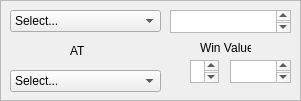
   <widget class="QFrame" name="Match1frame_12">
    <property name="geometry">
     <rect>
      <x>650</x>
      <y>330</y>
      <width>301</width>
      <height>101</height>
     </rect>
    </property>
    <property name="frameShape">
     <enum>QFrame::StyledPanel</enum>
    </property>
    <property name="frameShadow">
     <enum>QFrame::Raised</enum>
    </property>
    <widget class="QComboBox" name="M10topcomboBox">
     <property name="geometry">
      <rect>
       <x>10</x>
       <y>10</y>
       <width>151</width>
       <height>22</height>
      </rect>
     </property>
     <item>
      <property name="text">
       <string>Select...</string>
      </property>
     </item>
     <item>
      <property name="text">
       <string>Arizona Cardinals</string>
      </property>
     </item>
     <item>
      <property name="text">
       <string>Atlanta Falcons</string>
      </property>
     </item>
     <item>
      <property name="text">
       <string>Baltimore Ravens</string>
      </property>
     </item>
     <item>
      <property name="text">
       <string>Buffalo Bills </string>
      </property>
     </item>
     <item>
      <property name="text">
       <string>Carolina Panthers</string>
      </property>
     </item>
     <item>
      <property name="text">
       <string>Chicago Bears</string>
      </property>
     </item>
     <item>
      <property name="text">
       <string>Cincinnati Bengals</string>
      </property>
     </item>
     <item>
      <property name="text">
       <string>Cleveland Browns</string>
      </property>
     </item>
     <item>
      <property name="text">
       <string>Dallas Cowboys</string>
      </property>
     </item>
     <item>
      <property name="text">
       <string>Denver Broncos</string>
      </property>
     </item>
     <item>
      <property name="text">
       <string>Detroit Lions </string>
      </property>
     </item>
     <item>
      <property name="text">
       <string>Green Bay Packers </string>
      </property>
     </item>
     <item>
      <property name="text">
       <string>Houston Texans </string>
      </property>
     </item>
     <item>
      <property name="text">
       <string>Indianapolis Colts</string>
      </property>
     </item>
     <item>
      <property name="text">
       <string>Jacksonville Jaguars </string>
      </property>
     </item>
     <item>
      <property name="text">
       <string>Kansas City Chiefs </string>
      </property>
     </item>
     <item>
      <property name="text">
       <string>Miami Dolphins</string>
      </property>
     </item>
     <item>
      <property name="text">
       <string>Minnesota Vikings</string>
      </property>
     </item>
     <item>
      <property name="text">
       <string>New England Patriots</string>
      </property>
     </item>
     <item>
      <property name="text">
       <string>New Orleans Saints </string>
      </property>
     </item>
     <item>
      <property name="text">
       <string>New York Giants</string>
      </property>
     </item>
     <item>
      <property name="text">
       <string>New York Jets</string>
      </property>
     </item>
     <item>
      <property name="text">
       <string>Oakland Raiders</string>
      </property>
     </item>
     <item>
      <property name="text">
       <string>Philadelphia Eagles</string>
      </property>
     </item>
     <item>
      <property name="text">
       <string>Pittsburgh Steelers</string>
      </property>
     </item>
     <item>
      <property name="text">
       <string>Saint Louis Rams</string>
      </property>
     </item>
     <item>
      <property name="text">
       <string>San Diego Chargers </string>
      </property>
     </item>
     <item>
      <property name="text">
       <string>San Francisco 49ers </string>
      </property>
     </item>
     <item>
      <property name="text">
       <string>Seattle Seahawks </string>
      </property>
     </item>
     <item>
      <property name="text">
       <string>Tampa Bay Buccaneers </string>
      </property>
     </item>
     <item>
      <property name="text">
       <string>Tennessee Titans </string>
      </property>
     </item>
     <item>
      <property name="text">
       <string>Washington Redskins </string>
      </property>
     </item>
    </widget>
    <widget class="QLabel" name="VStext10">
     <property name="geometry">
      <rect>
       <x>70</x>
       <y>40</y>
       <width>21</width>
       <height>21</height>
      </rect>
     </property>
     <property name="text">
      <string>AT</string>
     </property>
    </widget>
    <widget class="QTextBrowser" name="M10teamoutput">
     <property name="geometry">
      <rect>
       <x>170</x>
       <y>10</y>
       <width>121</width>
       <height>23</height>
      </rect>
     </property>
    </widget>
    <widget class="QComboBox" name="M10botcomboBox">
     <property name="geometry">
      <rect>
       <x>10</x>
       <y>70</y>
       <width>151</width>
       <height>22</height>
      </rect>
     </property>
     <item>
      <property name="text">
       <string>Select...</string>
      </property>
     </item>
     <item>
      <property name="text">
       <string>Arizona Cardinals</string>
      </property>
     </item>
     <item>
      <property name="text">
       <string>Atlanta Falcons</string>
      </property>
     </item>
     <item>
      <property name="text">
       <string>Baltimore Ravens</string>
      </property>
     </item>
     <item>
      <property name="text">
       <string>Buffalo Bills </string>
      </property>
     </item>
     <item>
      <property name="text">
       <string>Carolina Panthers</string>
      </property>
     </item>
     <item>
      <property name="text">
       <string>Chicago Bears</string>
      </property>
     </item>
     <item>
      <property name="text">
       <string>Cincinnati Bengals</string>
      </property>
     </item>
     <item>
      <property name="text">
       <string>Cleveland Browns</string>
      </property>
     </item>
     <item>
      <property name="text">
       <string>Dallas Cowboys</string>
      </property>
     </item>
     <item>
      <property name="text">
       <string>Denver Broncos</string>
      </property>
     </item>
     <item>
      <property name="text">
       <string>Detroit Lions </string>
      </property>
     </item>
     <item>
      <property name="text">
       <string>Green Bay Packers </string>
      </property>
     </item>
     <item>
      <property name="text">
       <string>Houston Texans </string>
      </property>
     </item>
     <item>
      <property name="text">
       <string>Indianapolis Colts</string>
      </property>
     </item>
     <item>
      <property name="text">
       <string>Jacksonville Jaguars </string>
      </property>
     </item>
     <item>
      <property name="text">
       <string>Kansas City Chiefs </string>
      </property>
     </item>
     <item>
      <property name="text">
       <string>Miami Dolphins</string>
      </property>
     </item>
     <item>
      <property name="text">
       <string>Minnesota Vikings</string>
      </property>
     </item>
     <item>
      <property name="text">
       <string>New England Patriots</string>
      </property>
     </item>
     <item>
      <property name="text">
       <string>New Orleans Saints </string>
      </property>
     </item>
     <item>
      <property name="text">
       <string>New York Giants</string>
      </property>
     </item>
     <item>
      <property name="text">
       <string>New York Jets</string>
      </property>
     </item>
     <item>
      <property name="text">
       <string>Oakland Raiders</string>
      </property>
     </item>
     <item>
      <property name="text">
       <string>Philadelphia Eagles</string>
      </property>
     </item>
     <item>
      <property name="text">
       <string>Pittsburgh Steelers</string>
      </property>
     </item>
     <item>
      <property name="text">
       <string>Saint Louis Rams</string>
      </property>
     </item>
     <item>
      <property name="text">
       <string>San Diego Chargers </string>
      </property>
     </item>
     <item>
      <property name="text">
       <string>San Francisco 49ers </string>
      </property>
     </item>
     <item>
      <property name="text">
       <string>Seattle Seahawks </string>
      </property>
     </item>
     <item>
      <property name="text">
       <string>Tampa Bay Buccaneers </string>
      </property>
     </item>
     <item>
      <property name="text">
       <string>Tennessee Titans </string>
      </property>
     </item>
     <item>
      <property name="text">
       <string>Washington Redskins </string>
      </property>
     </item>
    </widget>
    <widget class="QLabel" name="wvlabel10">
     <property name="geometry">
      <rect>
       <x>200</x>
       <y>40</y>
       <width>51</width>
       <height>16</height>
      </rect>
     </property>
     <property name="text">
      <string>Win Value:</string>
     </property>
    </widget>
    <widget class="QTextBrowser" name="M10winval">
     <property name="geometry">
      <rect>
       <x>190</x>
       <y>60</y>
       <width>29</width>
       <height>23</height>
      </rect>
     </property>
    </widget>
    <widget class="QTextBrowser" name="M10plusval">
     <property name="geometry">
      <rect>
       <x>230</x>
       <y>60</y>
       <width>61</width>
       <height>23</height>
      </rect>
     </property>
    </widget>
   </widget>
